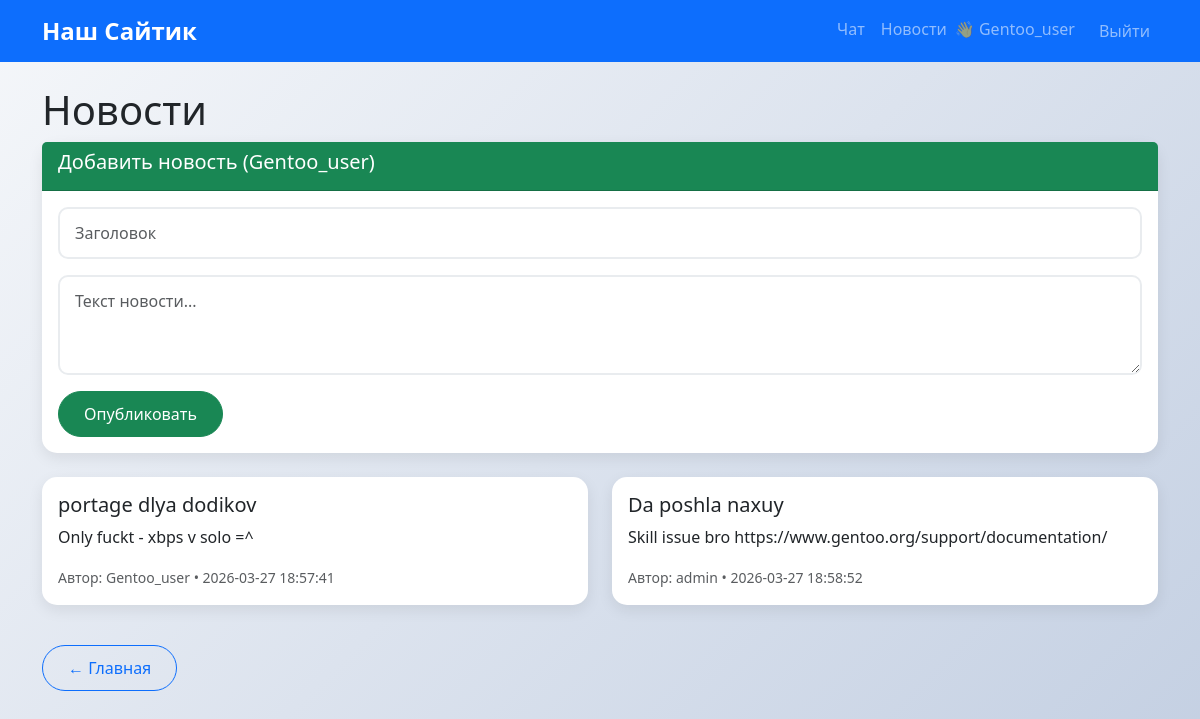
Page /news (signed in) on the committed database.
### tables this page shows
CREATE TABLE News(
        id INTEGER PRIMARY KEY,
        title TEXT NOT NULL,
        username TEXT NOT NULL,
        content TEXT NOT NULL,
        timestamp DATETIME DEFAULT CURRENT_TIMESTAMP,
        FOREIGN KEY (username) REFERENCES User (username)
    );

### flask_app.py (the view, shortened to what this page needs)
@app.route("/news", methods=["POST", "GET"])
def displaynews():
    username = flask.session.get("username")  # Получаем из сессии
    if not username:  # Защита
        return flask.redirect(flask.url_for("login"))
    news = database.FetchNews()
    roles = database.FetchUserRoles(username)
    return flask.render_template("news_page.html", logged=username, news=news, roles=roles)

### database.py (called while the page is built)
def get_connection():
    return sqlite3.connect(db_name)

def FetchUserRoles(Username):  # defining a user's name in their role
    Con = get_connection()
    Cur = Con.cursor()
    Cur.execute(
        """
        SELECT Roles.RoleName
        FROM User
        JOIN UserRoles ON User.id = UserRoles.userId
        JOIN Roles ON Roles.id = UserRoles.roleId
        WHERE User.username = ?
    """,
        (Username,),
    )
    rows = Cur.fetchall()
    Con.close()
    return [row[0] for row in rows]

def FetchNews(LIMIT=10):
    Con = get_connection()
    Cur = Con.cursor()
    try:
        Cur.execute("SELECT * FROM News ORDER BY timestamp DESC LIMIT ?", (LIMIT,))
        news = Cur.fetchall()
    except sqlite3.Error as Error:
        print(f"Error: {Error}")
    finally:
        Con.close()
    return reversed(news)

### flask_app.py (called while the page is built)
@app.context_processor
def inject_user_info():
    return {
        'logged': flask.session.get('username'),
        'roles': flask.session.get('roles', [])
    }

@app.before_request
def log_session():
    print(f"REQUEST {flask.request.path}: session.username={flask.session.get('username')}")

### templates/news_page.html (shortened to what this page needs)
{% extends "base.html" %}
{% block content %}
<h1>Новости</h1>
{% if session.username or logged %}
<div class="card mb-4">
    <div class="card-header bg-success text-white">
        <h5>Добавить новость ({{ session.username or logged }})</h5>
    </div>
    <div class="card-body">
        <form method="post">
            <div class="mb-3">
                <input name="title" class="form-control" placeholder="Заголовок" required>
            </div>
            <div class="mb-3">
                <textarea name="content" class="form-control" rows="3" placeholder="Текст новости..." required></textarea>
            </div>
            <button class="btn btn-success">Опубликовать</button>
        </form>
    </div>
</div>
{% else %}
<div class="alert alert-warning">
    <a href="{{ url_for('login') }}">Войдите</a> чтобы публиковать новости
</div>
{% endif %}
<div class="row">
    {% for item in news %}
    <div class="col-md-6 mb-4">
        <div class="card">
            <div class="card-body">
                <h5>{{ item[1] }}</h5>
                <p>{{ item[3] }}</p>
                <small class="text-muted">Автор: {{ item[2] }} • {{ item[4] }}</small>
            </div>
        </div>
    </div>
    {% else %}
    <div class="col-12"><p class="text-muted">Нет новостей.</p></div>
    {% endfor %}
</div>
<a href="{{ url_for('main') }}" class="btn btn-outline-primary mt-3">← Главная</a>
{% endblock %}

### templates/base.html (shortened to what this page needs)
<!DOCTYPE html>
<html lang="ru">
<head>
    <link href="https://cdn.jsdelivr.net/npm/bootstrap@5.3.3/dist/css/bootstrap.min.css" rel="stylesheet">
    <link rel="stylesheet" href="{{ url_for('static', filename='css/custom.css') }}">
</head>
<body>
    <nav class="navbar navbar-expand-lg navbar-dark bg-primary">
        <div class="container">
            <a class="navbar-brand" href="{{ url_for('main') }}">Наш Сайтик</a>
            <div class="navbar-nav ms-auto">
                {% if loggedIn or session.username %}
                <a class="nav-link" href="{{ url_for('chatroom') }}">Чат</a>
                <a class="nav-link" href="{{ url_for('displaynews') }}">Новости</a>
                {% endif %}
                {% if session.username %}
                <span class="navbar-text me-3">👋 {{ logged or session.username or 'Гость' }}</span>
                <a class="nav-link btn btn-outline-light" href="{{ url_for('logout') }}">Выйти</a>
                {% else %}
                <a class="nav-link" href="{{ url_for('login') }}">Вход</a>
                {% endif %}
            </div>
        </div>
    </nav>
    <div class="container mt-4 mb-5">
        {% block content %}{% endblock %}
    </div>
</body>
</html>

### static/css/custom.css (style rules this page uses)
:root { --primary-color: #2da856; --secondary-color: #6c757d; --success-color: #198754; }
body { background: linear-gradient(135deg, #f5f7fa 0%, #c3cfe2 100%); min-height: 100vh; font-family: 'Segoe UI', Tahoma, Geneva, Verdana, sans-serif; }
.navbar-brand { font-weight: bold; font-size: 1.5rem; }
.card { border: none; border-radius: 15px; box-shadow: 0 5px 15px rgba(0,0,0,0.08); }
.btn { border-radius: 25px; padding: 10px 25px; font-weight: 500; }
.form-control { border-radius: 10px; border: 2px solid #e9ecef; padding: 12px 15px; }

### rows in the picture
News: username "Gentoo_user", title "portage dlya dodikov", content "Only fuckt - xbps v solo =^", timestamp "2026-03-27 18:57:41"
News: title "Da poshla naxuy", content "Skill issue bro https://www.gentoo.org/support/documentation/", username "admin", timestamp "2026-03-27 18:58:52"
